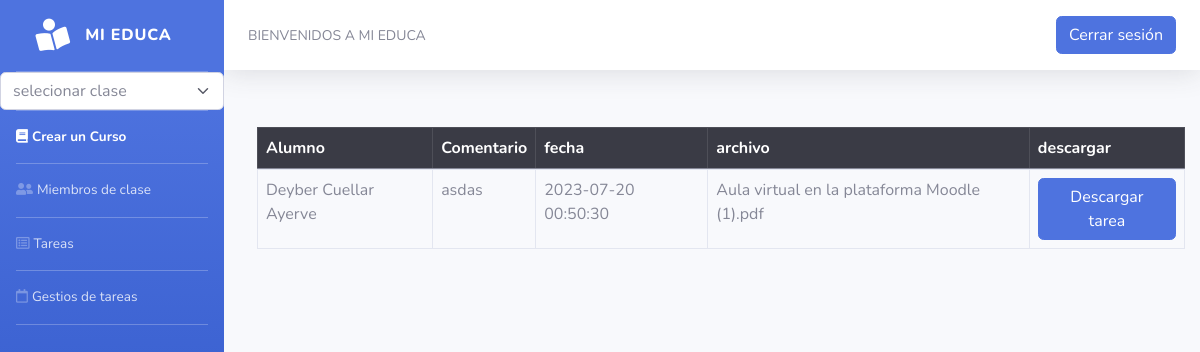
Screenshot of /entregatarea.php?tarea=3 (signed in) with the database file from the repository.
### tables this page shows
CREATE TABLE `mistareas` (
  `idmitarea` int(11) NOT NULL,
  `Usuario` varchar(300) NOT NULL,
  `clave` varchar(300) NOT NULL,
  `comentario` varchar(300) NOT NULL,
  `fecha` timestamp NOT NULL DEFAULT current_timestamp() ON UPDATE current_timestamp(),
  `archivo` varchar(300) NOT NULL,
  `idtarea` int(11) NOT NULL,
  `nota` varchar(40) DEFAULT NULL
);

CREATE TABLE `usuario` (
  `IdUsuario` int(11) NOT NULL,
  `Usuario` varchar(100) NOT NULL,
  `NombreUsuario` varchar(100) NOT NULL,
  `Tipo` varchar(100) NOT NULL,
  `Password` varchar(100) NOT NULL
);

### entregatarea.php (the view, shortened to what this page needs)
<?php
include('BD/conectar.php');
$B=mysqli_fetch_assoc(mysqli_query($con,("SELECT * FROM usuario WHERE Usuario='".$_SESSION['user']."'")));
?>
<!DOCTYPE html>
<html lang="en">
<head>
    <link rel="stylesheet" href="assets/bootstrap/css/bootstrap.min.css">
    <link rel="stylesheet" href="assets/fonts/fontawesome-all.min.css">
</head>
<body>
<?php include ('includes/menu.php')?>
<?php include ('includes/arriba.php') ;
?>
                      <?php
                     if($B['Tipo']=='profe'){
$tareas=mysqli_query($con,("SELECT * FROM mistareas, usuario WHERE usuario.usuario=mistareas.usuario AND idtarea='".$_SESSION['tarea']."' && clave='".$_SESSION['clave']."'"));
$arraytareas=mysqli_fetch_assoc($tareas);
$nts=mysqli_num_rows($tareas);
    ?>
<div class="row">
 <div class="col-md-15" style="width: 1200.6px;height: 175px;margin: 9px;">
<div class="table-responsive">
<table class="table table-striped table table-bordered" center>
<thead class="table-dark" >
<tr>
<th>Alumno</th>
<th>Comentario</th>
<th>fecha</th>
<th>archivo</th>
<th>descargar</th>
 </tr>
 </thead>
<tr>
 <?php
if ($nts>0)
{
do{
?><tr>
 <?php
echo"<td>".$arraytareas['NombreUsuario']."</td>";
 echo"<td>".$arraytareas['comentario']."</td>";
echo"<td>".$arraytareas['fecha']."</td>";
echo"<td>".$arraytareas['archivo']."</td>";
echo"<td><a class='btn btn-primary' href='entregatarea.php?id=".$arraytareas['idmitarea']."'>Descargar tarea</a> </td></tr>";
}while($arraytareas=mysqli_fetch_assoc($tareas));
 }else {
echo"<tr><td colspan='5'>Nadie Subio las tareas </td></tr>";
}
?>
 </table >
<?php
}
?>
</body>
</html>

### rows the page displays
mistareas: usuario.NombreUsuario "Deyber Cuellar Ayerve", comentario "asdas", fecha "2023-07-20 00:50:30", archivo "Aula virtual en la plataforma Moodle (1).pdf"
